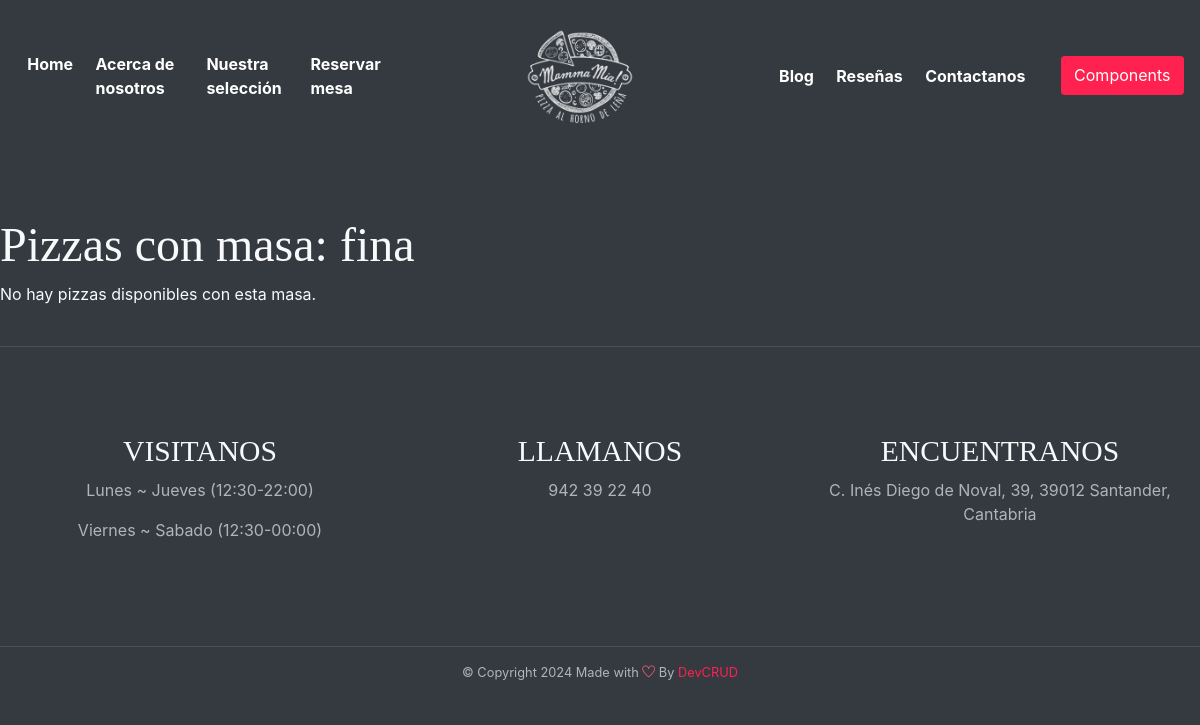
/pizzas/fina/, run on an earlier commit of the app's database.
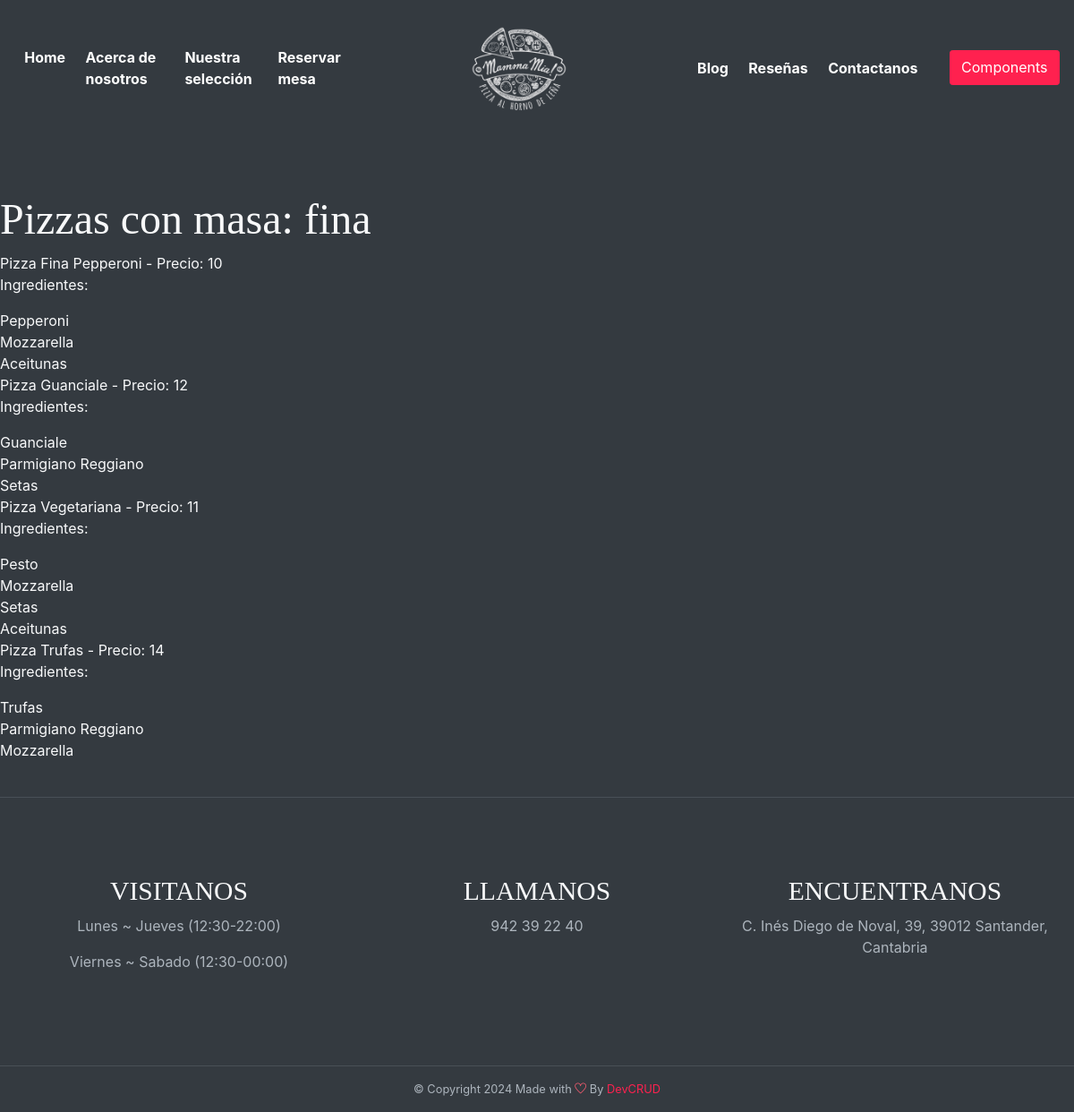
And on a later commit of the database.
### appMammaMia/models.py (models this page shows, shortened)
class Masa(models.Model):
    nombre = models.CharField(max_length=50, unique=True)
    descripcion = models.TextField(blank=True, null=True)
    precio_extra = models.DecimalField(max_digits=5, decimal_places=2, default=0)

class Pizza(models.Model):
    nombre = models.CharField(max_length=40)
    descripcion = models.TextField(blank=True, null=True)
    precio = models.IntegerField()
    tiempo_preparacion = models.IntegerField(default=15)
    masa = models.ForeignKey(Masa, on_delete=models.CASCADE)
    ingredientes = models.ManyToManyField(Ingrediente)

class Ingrediente(models.Model):
    nombre = models.CharField(max_length=50)
    descripcion = models.TextField(blank=True, null=True)
    es_vegetariano = models.BooleanField(default=True)
    precio_extra = models.DecimalField(max_digits=5, decimal_places=2, default=0)

### appMammaMia/views.py (the view)
# urls.py: path('pizzas/<str:masa_tipo>/', views.pizzas, name='pizzas' ),
def pizzas(request, masa_tipo):
    masa = get_object_or_404(Masa, nombre__iexact=masa_tipo)
    pizzas = Pizza.objects.filter(masa=masa)
    return render(request,"pizzas.html", {'pizzas': pizzas, 'masa': masa})

### appMammaMia/templates/pizzas.html (shortened to what this page needs)
{% extends 'base.html' %}
{% load static %}
{% block content %}
<h1>Pizzas con masa: {{ masa.nombre }}</h1>
    {% if pizzas %}
        <ul>
            {% for pizza in pizzas %}
                <li>{{ pizza.nombre }} - Precio: {{ pizza.precio }}</li>
                <p>Ingredientes:</p>
                <ul>
                    {% for ingrediente in pizza.ingredientes.all %}
                        <li>{{ ingrediente.nombre }}</li>
                    {% endfor %}
                </ul>
            {% endfor %}
        </ul>
    {% else %}
        <p>No hay pizzas disponibles con esta masa.</p>
    {% endif %}
{%endblock%}

### appMammaMia/templates/base.html (shortened to what this page needs)
<!DOCTYPE html>
{% load static %}
<html lang="es">
    <head title="MammaMia">
        <link rel="stylesheet" href="{% static 'assets/vendors/themify-icons/css/themify-icons.css' %}">
        <link rel="stylesheet" href="{% static 'assets/vendors/animate/animate.css' %}">
        <link rel="stylesheet" href="{% static 'assets/css/foodhut.css' %}">
    </head>
    <body data-spy="scroll" data-target=".navbar" data-offset="40" id="home">
        <nav class="custom-navbar navbar navbar-expand-lg navbar-dark fixed-top" data-spy="affix" data-offset-top="10">
            <div class="collapse navbar-collapse" id="navbarSupportedContent">
                <ul class="navbar-nav">
                    <li class="nav-item">
                        <a class="nav-link" href="../#home">Home</a>
                    </li>
                    <li class="nav-item">
                        <a class="nav-link" href="#about">Acerca de nosotros</a>
                    </li>
                    <li class="nav-item">
                        <a class="nav-link" href="#gallary">Nuestra selección</a>
                    </li>
                    <li class="nav-item">
                        <a class="nav-link" href="#book-table">Reservar mesa</a>
                    </li>
                </ul>
                <a class="navbar-brand m-auto" href="#">
                    <img src="{% static 'assets/imgs/logo.png' %}" class="brand-img" alt="Logo de Mamma Mia">
                </a>
                <ul class="navbar-nav">
                    <li class="nav-item">
                        <a class="nav-link" href="#blog">Blog<span class="sr-only">(current)</span></a>
                    </li>
                    <li class="nav-item">
                        <a class="nav-link" href="#testmonial">Reseñas</a>
                    </li>
                    <li class="nav-item">
                        <a class="nav-link" href="#contact">Contactanos</a>
                    </li>
                    <li class="nav-item">
                        <a href="components.html" class="btn btn-primary ml-xl-4">Components</a>
                    </li>
                </ul>
            </div>
        </nav>
        <br><br><br><br><br><br><br><br><br>
        {% block content %}
        {% endblock %}
        <br><div class="container-fluid bg-dark text-light has-height-md middle-items border-top text-center wow fadeIn">
            <div class="row">
                <div class="col-sm-4">
                    <h3>VISITANOS</h3>
                    <p class="text-muted">Lunes ~ Jueves (12:30-22:00)</p>
                    <p class="text-muted">Viernes ~ Sabado (12:30-00:00)</p>
                </div>
                <div class="col-sm-4">
                    <h3>LLAMANOS</h3>
                    <p class="text-muted">942 39 22 40</p>
                </div>
                <div class="col-sm-4">
                    <h3>ENCUENTRANOS</h3>
                    <p class="text-muted">C. Inés Diego de Noval, 39, 39012 Santander, Cantabria</p>
                </div>
            </div>
        </div>
        <div class="bg-dark text-light text-center border-top wow fadeIn">
            <p class="mb-0 py-3 text-muted small">&copy; Copyright <script>document.write(new Date().getFullYear())</script> Made with <i class="ti-heart text-danger"></i> By <a href="http://devcrud.com">DevCRUD</a></p>
        </div>
    </body>
</html>

What changed in the data, as far as the page shows it:
added Pizza: nombre "Pizza Fina Pepperoni", precio "10"
added Ingrediente: nombre "Pepperoni", shown under "Pizza Fina Pepperoni"
added Ingrediente: nombre "Mozzarella"
added Ingrediente: nombre "Aceitunas"
added Pizza: nombre "Pizza Guanciale", precio "12"
added Ingrediente: nombre "Guanciale", shown under "Pizza Guanciale"
added Ingrediente: nombre "Parmigiano Reggiano"
added Ingrediente: nombre "Setas"
added Pizza: nombre "Pizza Vegetariana", precio "11"
added Ingrediente: nombre "Pesto", shown under "Pizza Vegetariana"
added Pizza: nombre "Pizza Trufas", precio "14"
added Ingrediente: nombre "Trufas", shown under "Pizza Trufas"
Also different on the page:
text no longer shown: "No hay pizzas disponibles con esta masa."
